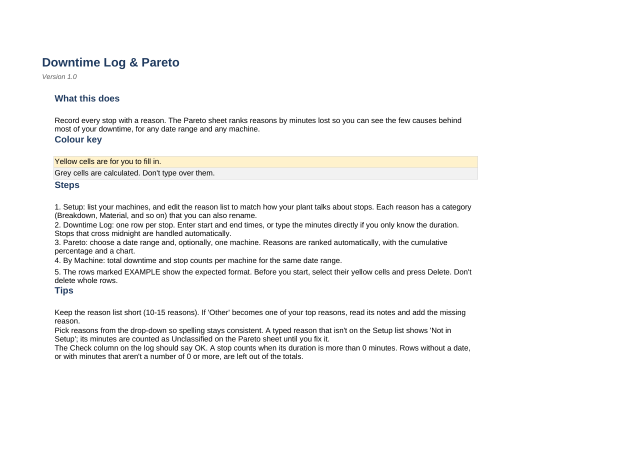
#> input picture products/manufacturing-templates/previews/Downtime-Log-and-Pareto-1.png, 1287 x 910 px (shown at 1/2 size)
$ python inspect_images.py ../previews
#> lines starting #> are read from the running program, lines starting #| are printed output that depends on the picture
"""Optional visual QA contact sheets; does not edit any product preview.

Requires preinstalled Pillow/pypdfium2; no dependency installation is needed
for the calculation suite. Outputs only into the supplied disposable folder.
"""
import argparse
from pathlib import Path
from PIL import Image, ImageDraw, ImageOps

PRODUCT = Path(__file__).resolve().parents[1]


def main():
    parser = argparse.ArgumentParser()
    parser.add_argument("work_dir", type=Path)
    args = parser.parse_args()
    args.work_dir.mkdir(parents=True, exist_ok=True)
    paths = sorted((PRODUCT / "previews").glob("*.png"))
    contact = Image.new("RGB", (900, ((len(paths) + 2) // 3) * 330), "#eeeeee")
#> contact: PIL image 900x660 RGB; every value is 238
    draw = ImageDraw.Draw(contact)
    for i, path in enumerate(paths):
        with Image.open(path) as image:
            # Two diagnostics: literal centered square crop and entire-sheet fit.
#> image is the input picture: PIL image 1287x910 RGB; mean R, G, B 247.5, 247.4, 246.9
            thumb = ImageOps.fit(image.convert("RGB"), (280, 280))
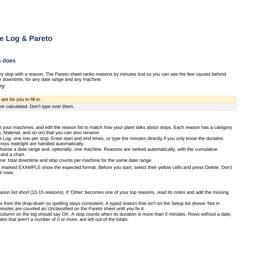
#> thumb: PIL image 280x280 RGB; mean R, G, B 246.2, 246, 245.3
            x, y = (i % 3) * 300 + 10, (i // 3) * 330 + 10
            contact.paste(thumb, (x, y))
            draw.text((x, y + 285), path.name, fill="black")
#> pass 2 of the loop in main, `for i, path in enumerate(paths):`:
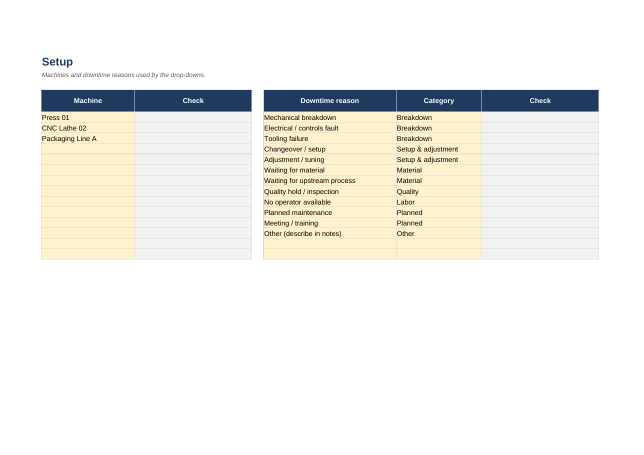
#> input picture products/manufacturing-templates/previews/Downtime-Log-and-Pareto-2.png, 1287 x 910 px (shown at 1/2 size)
#> in main, image is the input picture: PIL image 1287x910 RGB; mean R, G, B 242.3, 241.5, 237.6
#> pass 3 of the loop in main, `for i, path in enumerate(paths):`:
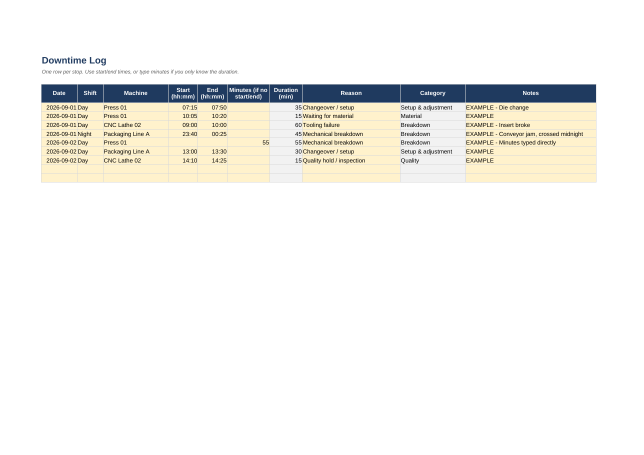
#> input picture products/manufacturing-templates/previews/Downtime-Log-and-Pareto-3.png, 1287 x 910 px (shown at 1/2 size)
#> in main, image is the input picture: PIL image 1287x910 RGB; mean R, G, B 244.9, 244.3, 241.4
#> the loop made 6 passes; the first 3 are shown
    contact.save(args.work_dir / "preview-square-crops.png")
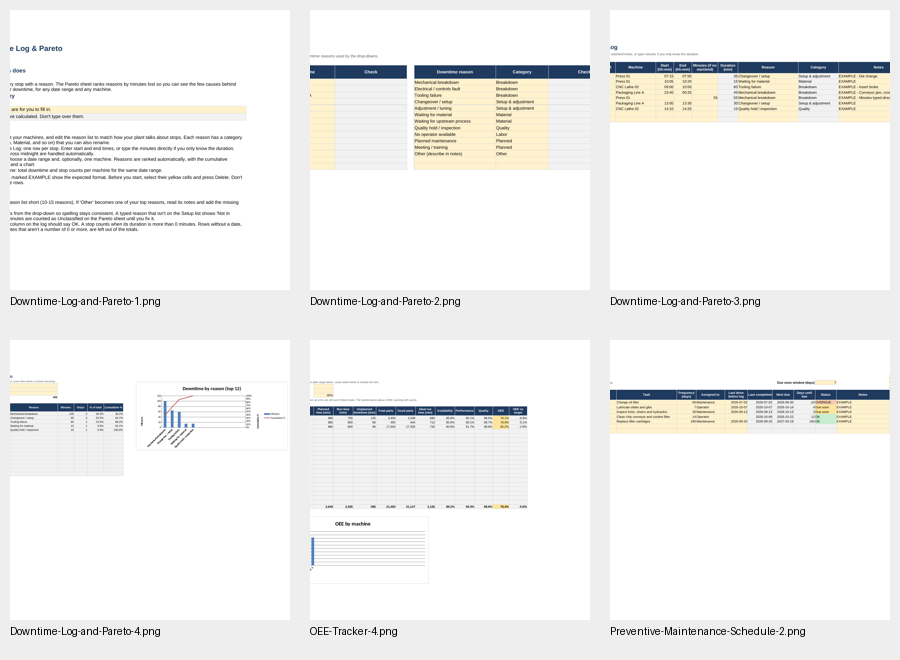
#> saved as preview-square-crops.png: PIL image 900x660 RGB; mean R, G, B 242.5, 242.4, 241.1
    main_paths = ["OEE-Tracker-4.png", "Downtime-Log-and-Pareto-4.png", "Preventive-Maintenance-Schedule-2.png"]
    contact = Image.new("RGB", (900, 330), "#eeeeee")
#> contact: PIL image 900x330 RGB; every value is 238
    draw = ImageDraw.Draw(contact)
    for i, name in enumerate(main_paths):
        with Image.open(PRODUCT / "previews" / name) as image:
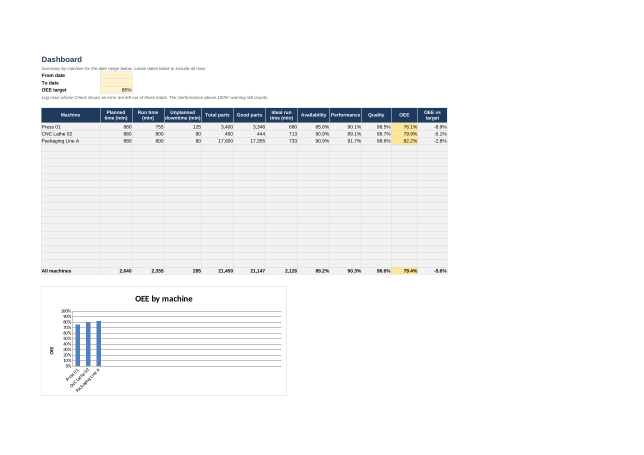
#> input picture products/manufacturing-templates/previews/OEE-Tracker-4.png, 1287 x 910 px (shown at 1/2 size)
#> image is the input picture: PIL image 1287x910 RGB; mean R, G, B 245.7, 246.2, 246.7
            tile = Image.new("RGB", (280, 280), "white")
#> tile: PIL image 280x280 RGB; every value is 255
            fit = ImageOps.contain(image.convert("RGB"), (280, 280))
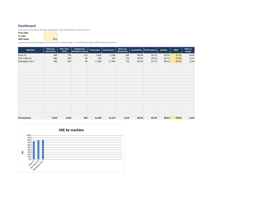
#> fit: PIL image 280x198 RGB; mean R, G, B 245.6, 246.1, 246.7
            tile.paste(fit, ((280 - fit.width) // 2, (280 - fit.height) // 2))
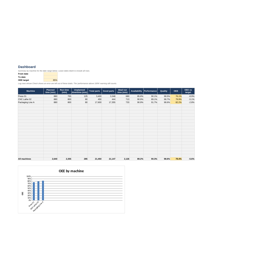
#> tile: PIL image 280x280 RGB; mean R, G, B 248.4, 248.7, 249.1
            contact.paste(tile, (i * 300 + 10, 10))
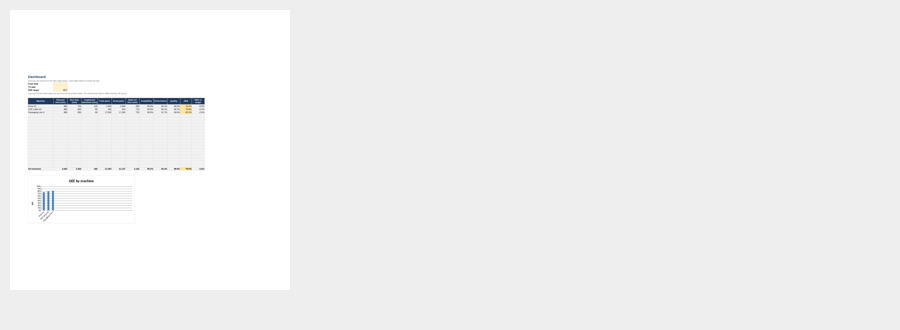
#> contact: PIL image 900x330 RGB; mean R, G, B 240.7, 240.8, 240.9
            draw.text((i * 300 + 10, 295), name, fill="black")
#> pass 2 of the loop in main, `for i, name in enumerate(main_paths):`:
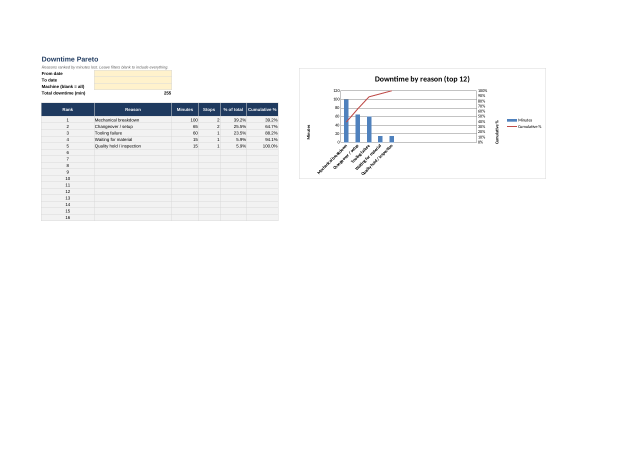
#> input picture products/manufacturing-templates/previews/Downtime-Log-and-Pareto-4.png, 1287 x 910 px (shown at 1/2 size)
#> in main, image is the input picture: PIL image 1287x910 RGB; mean R, G, B 249.8, 250, 250.3
#> in main, `contact.paste(tile, (i * 300 + 10, 10))`:
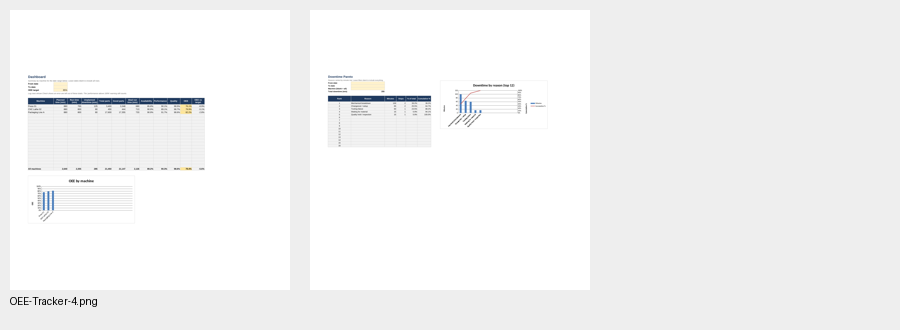
#> contact: PIL image 900x330 RGB; mean R, G, B 244.1, 244.2, 244.4
#> pass 3 of the loop in main, `for i, name in enumerate(main_paths):`:
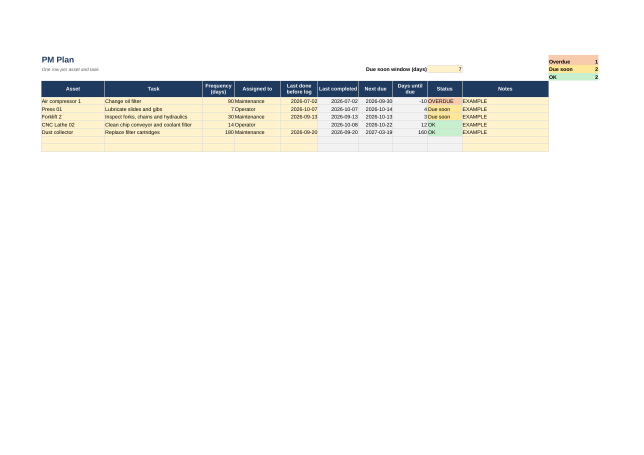
#> input picture products/manufacturing-templates/previews/Preventive-Maintenance-Schedule-2.png, 1287 x 910 px (shown at 1/2 size)
#> in main, image is the input picture: PIL image 1287x910 RGB; mean R, G, B 247, 246.8, 245.1
#> in main, `contact.paste(tile, (i * 300 + 10, 10))`:
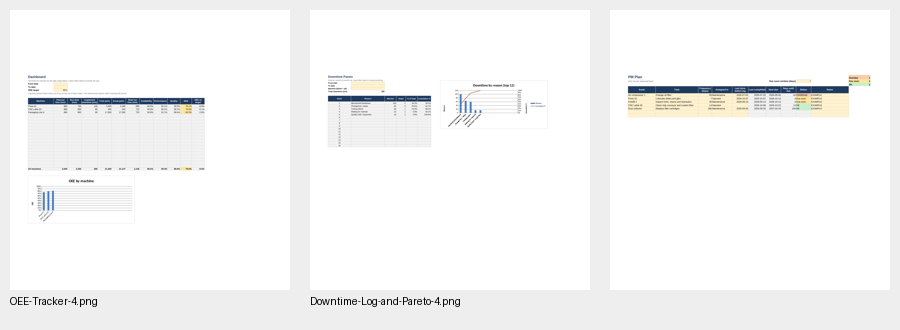
#> contact: PIL image 900x330 RGB; mean R, G, B 246.8, 246.9, 246.8
    contact.save(args.work_dir / "preview-full-sheet-fit.png")
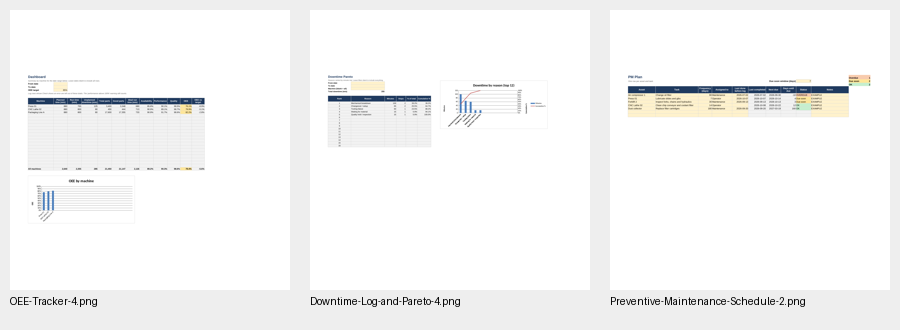
#> saved as preview-full-sheet-fit.png: PIL image 900x330 RGB; mean R, G, B 246.4, 246.6, 246.4
    try:
        import pypdfium2 as pdfium
    except ImportError:
        print("pypdfium2 unavailable; inspect native PDFs manually")
        return
    for path in args.work_dir.glob("*.pdf"):
        doc = pdfium.PdfDocument(path)
        for i in range(len(doc)):
            page = doc[i]
            bitmap = page.render(scale=1.5)
            bitmap.to_pil().save(path.with_name(path.stem + "-page%d.png" % (i + 1)))
            bitmap.close()
            page.close()
        doc.close()


if __name__ == "__main__":
    main()
